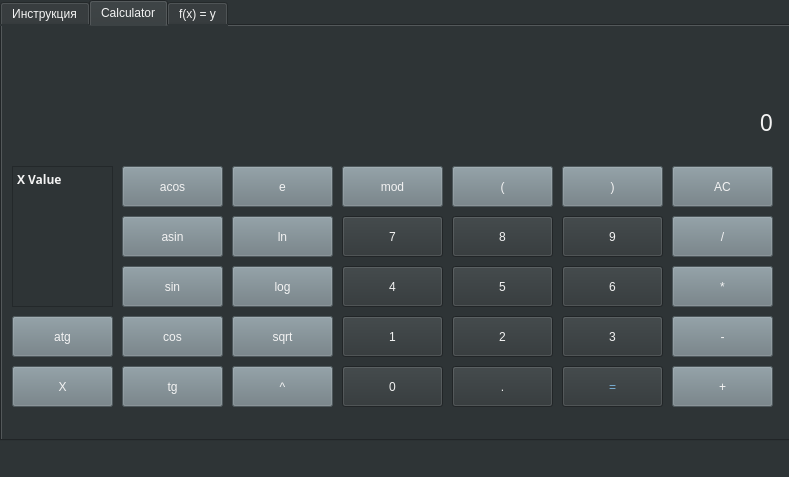
<?xml version="1.0" encoding="UTF-8"?>
<ui version="4.0">
 <class>MainWindow</class>
 <widget class="QMainWindow" name="MainWindow">
  <property name="geometry">
   <rect>
    <x>0</x>
    <y>0</y>
    <width>789</width>
    <height>477</height>
   </rect>
  </property>
  <property name="windowTitle">
   <string>SmartCalc</string>
  </property>
  <property name="styleSheet">
   <string notr="true">background-color: rgb(46, 52, 54);
color: rgb(243, 243, 243);</string>
  </property>
  <widget class="QWidget" name="centralwidget">
   <widget class="QTabWidget" name="tabWidget">
    <property name="geometry">
     <rect>
      <x>0</x>
      <y>0</y>
      <width>801</width>
      <height>441</height>
     </rect>
    </property>
    <property name="currentIndex">
     <number>1</number>
    </property>
    <widget class="QWidget" name="tab_3">
     <attribute name="title">
      <string>Инструкция</string>
     </attribute>
     <widget class="QWidget" name="verticalLayoutWidget">
      <property name="geometry">
       <rect>
        <x>0</x>
        <y>-1</y>
        <width>781</width>
        <height>411</height>
       </rect>
      </property>
      <layout class="QVBoxLayout" name="verticalLayout">
       <item>
        <widget class="QTextBrowser" name="textBrowser">
         <property name="html">
          <string>&lt;!DOCTYPE HTML PUBLIC &quot;-//W3C//DTD HTML 4.0//EN&quot; &quot;http://www.w3.org/TR/REC-html40/strict.dtd&quot;&gt;
&lt;html&gt;&lt;head&gt;&lt;meta name=&quot;qrichtext&quot; content=&quot;1&quot; /&gt;&lt;meta charset=&quot;utf-8&quot; /&gt;&lt;style type=&quot;text/css&quot;&gt;
p, li { white-space: pre-wrap; }
hr { height: 1px; border-width: 0; }
&lt;/style&gt;&lt;/head&gt;&lt;body style=&quot; font-family:'Ubuntu Mono Italic'; font-size:14pt; font-weight:400; font-style:normal;&quot;&gt;
&lt;p style=&quot; margin-top:0px; margin-bottom:0px; margin-left:0px; margin-right:0px; -qt-block-indent:0; text-indent:0px;&quot;&gt;Инструкция по работе с SmartCalc V.3:&lt;/p&gt;
&lt;p style=&quot;-qt-paragraph-type:empty; margin-top:0px; margin-bottom:0px; margin-left:0px; margin-right:0px; -qt-block-indent:0; text-indent:0px;&quot;&gt;&lt;br /&gt;&lt;/p&gt;
&lt;p style=&quot; margin-top:0px; margin-bottom:0px; margin-left:0px; margin-right:0px; -qt-block-indent:0; text-indent:0px;&quot;&gt;Калькулятор имеет 2 режима работы:&lt;/p&gt;
&lt;p style=&quot;-qt-paragraph-type:empty; margin-top:0px; margin-bottom:0px; margin-left:0px; margin-right:0px; -qt-block-indent:0; text-indent:0px;&quot;&gt;&lt;br /&gt;&lt;/p&gt;
&lt;p style=&quot; margin-top:0px; margin-bottom:0px; margin-left:0px; margin-right:0px; -qt-block-indent:0; text-indent:0px;&quot;&gt;1. Расчет алгебраических выражений.&lt;/p&gt;
&lt;p style=&quot;-qt-paragraph-type:empty; margin-top:0px; margin-bottom:0px; margin-left:0px; margin-right:0px; -qt-block-indent:0; text-indent:0px;&quot;&gt;&lt;br /&gt;&lt;/p&gt;
&lt;p style=&quot; margin-top:0px; margin-bottom:0px; margin-left:0px; margin-right:0px; -qt-block-indent:0; text-indent:0px;&quot;&gt;2. Построение графика по алгебраическому выражению.&lt;/p&gt;
&lt;p style=&quot;-qt-paragraph-type:empty; margin-top:0px; margin-bottom:0px; margin-left:0px; margin-right:0px; -qt-block-indent:0; text-indent:0px;&quot;&gt;&lt;br /&gt;&lt;/p&gt;
&lt;p style=&quot;-qt-paragraph-type:empty; margin-top:0px; margin-bottom:0px; margin-left:0px; margin-right:0px; -qt-block-indent:0; text-indent:0px;&quot;&gt;&lt;br /&gt;&lt;/p&gt;&lt;/body&gt;&lt;/html&gt;</string>
         </property>
        </widget>
       </item>
      </layout>
     </widget>
    </widget>
    <widget class="QWidget" name="tab">
     <attribute name="title">
      <string>Calculator</string>
     </attribute>
     <widget class="QPushButton" name="acos">
      <property name="geometry">
       <rect>
        <x>120</x>
        <y>140</y>
        <width>101</width>
        <height>41</height>
       </rect>
      </property>
      <property name="styleSheet">
       <string notr="true">background-color: rgb(109, 123, 129);</string>
      </property>
      <property name="text">
       <string>acos</string>
      </property>
     </widget>
     <widget class="QPushButton" name="X_sign">
      <property name="geometry">
       <rect>
        <x>10</x>
        <y>340</y>
        <width>101</width>
        <height>41</height>
       </rect>
      </property>
      <property name="styleSheet">
       <string notr="true">background-color: rgb(109, 123, 129);</string>
      </property>
      <property name="text">
       <string>X</string>
      </property>
     </widget>
     <widget class="QPushButton" name="leftBR">
      <property name="geometry">
       <rect>
        <x>450</x>
        <y>140</y>
        <width>101</width>
        <height>41</height>
       </rect>
      </property>
      <property name="styleSheet">
       <string notr="true">background-color: rgb(109, 123, 129);</string>
      </property>
      <property name="text">
       <string>(</string>
      </property>
     </widget>
     <widget class="QPushButton" name="cos">
      <property name="geometry">
       <rect>
        <x>120</x>
        <y>290</y>
        <width>101</width>
        <height>41</height>
       </rect>
      </property>
      <property name="styleSheet">
       <string notr="true">background-color: rgb(109, 123, 129);</string>
      </property>
      <property name="text">
       <string>cos</string>
      </property>
     </widget>
     <widget class="QPushButton" name="rightBR">
      <property name="geometry">
       <rect>
        <x>560</x>
        <y>140</y>
        <width>101</width>
        <height>41</height>
       </rect>
      </property>
      <property name="styleSheet">
       <string notr="true">background-color: rgb(109, 123, 129);</string>
      </property>
      <property name="text">
       <string>)</string>
      </property>
     </widget>
     <widget class="QLabel" name="label">
      <property name="geometry">
       <rect>
        <x>0</x>
        <y>70</y>
        <width>771</width>
        <height>51</height>
       </rect>
      </property>
      <property name="font">
       <font>
        <family>MathJax_Math</family>
        <pointsize>17</pointsize>
       </font>
      </property>
      <property name="styleSheet">
       <string notr="true">background-color: rgb(46, 52, 54);
</string>
      </property>
      <property name="text">
       <string>0</string>
      </property>
      <property name="alignment">
       <set>Qt::AlignRight|Qt::AlignTrailing|Qt::AlignVCenter</set>
      </property>
      <property name="margin">
       <number>10</number>
      </property>
     </widget>
     <widget class="QPushButton" name="ln">
      <property name="geometry">
       <rect>
        <x>230</x>
        <y>190</y>
        <width>101</width>
        <height>41</height>
       </rect>
      </property>
      <property name="styleSheet">
       <string notr="true">background-color: rgb(109, 123, 129);</string>
      </property>
      <property name="text">
       <string>ln</string>
      </property>
     </widget>
     <widget class="QPushButton" name="miltiply">
      <property name="geometry">
       <rect>
        <x>670</x>
        <y>240</y>
        <width>101</width>
        <height>41</height>
       </rect>
      </property>
      <property name="styleSheet">
       <string notr="true">background-color: rgb(109, 123, 129);</string>
      </property>
      <property name="text">
       <string>*</string>
      </property>
     </widget>
     <widget class="QPushButton" name="mod">
      <property name="geometry">
       <rect>
        <x>340</x>
        <y>140</y>
        <width>101</width>
        <height>41</height>
       </rect>
      </property>
      <property name="styleSheet">
       <string notr="true">background-color: rgb(109, 123, 129);</string>
      </property>
      <property name="text">
       <string>mod</string>
      </property>
     </widget>
     <widget class="QPushButton" name="button9">
      <property name="geometry">
       <rect>
        <x>560</x>
        <y>190</y>
        <width>101</width>
        <height>41</height>
       </rect>
      </property>
      <property name="text">
       <string>9</string>
      </property>
     </widget>
     <widget class="QPushButton" name="result">
      <property name="geometry">
       <rect>
        <x>560</x>
        <y>340</y>
        <width>101</width>
        <height>41</height>
       </rect>
      </property>
      <property name="styleSheet">
       <string notr="true">
color: rgb(120, 174, 213);</string>
      </property>
      <property name="text">
       <string>=</string>
      </property>
     </widget>
     <widget class="QPushButton" name="e">
      <property name="geometry">
       <rect>
        <x>230</x>
        <y>140</y>
        <width>101</width>
        <height>41</height>
       </rect>
      </property>
      <property name="autoFillBackground">
       <bool>false</bool>
      </property>
      <property name="styleSheet">
       <string notr="true">background-color: rgb(109, 123, 129);</string>
      </property>
      <property name="text">
       <string>e</string>
      </property>
     </widget>
     <widget class="QPushButton" name="dub">
      <property name="geometry">
       <rect>
        <x>450</x>
        <y>340</y>
        <width>101</width>
        <height>41</height>
       </rect>
      </property>
      <property name="text">
       <string>.</string>
      </property>
     </widget>
     <widget class="QPushButton" name="asin">
      <property name="geometry">
       <rect>
        <x>120</x>
        <y>190</y>
        <width>101</width>
        <height>41</height>
       </rect>
      </property>
      <property name="styleSheet">
       <string notr="true">background-color: rgb(109, 123, 129);</string>
      </property>
      <property name="text">
       <string>asin</string>
      </property>
     </widget>
     <widget class="QPlainTextEdit" name="X_Value">
      <property name="geometry">
       <rect>
        <x>10</x>
        <y>140</y>
        <width>101</width>
        <height>141</height>
       </rect>
      </property>
      <property name="font">
       <font>
        <family>MathJax_Math</family>
        <bold>true</bold>
       </font>
      </property>
      <property name="layoutDirection">
       <enum>Qt::LeftToRight</enum>
      </property>
      <property name="autoFillBackground">
       <bool>true</bool>
      </property>
      <property name="plainText">
       <string>X Value</string>
      </property>
      <property name="centerOnScroll">
       <bool>false</bool>
      </property>
     </widget>
     <widget class="QPushButton" name="divivsion">
      <property name="geometry">
       <rect>
        <x>670</x>
        <y>190</y>
        <width>101</width>
        <height>41</height>
       </rect>
      </property>
      <property name="styleSheet">
       <string notr="true">background-color: rgb(109, 123, 129);</string>
      </property>
      <property name="text">
       <string>/</string>
      </property>
     </widget>
     <widget class="QPushButton" name="drop">
      <property name="geometry">
       <rect>
        <x>670</x>
        <y>140</y>
        <width>101</width>
        <height>41</height>
       </rect>
      </property>
      <property name="styleSheet">
       <string notr="true">background-color: rgb(109, 123, 129);</string>
      </property>
      <property name="text">
       <string>AC</string>
      </property>
     </widget>
     <widget class="QPushButton" name="button3">
      <property name="geometry">
       <rect>
        <x>560</x>
        <y>290</y>
        <width>101</width>
        <height>41</height>
       </rect>
      </property>
      <property name="styleSheet">
       <string notr="true"/>
      </property>
      <property name="text">
       <string>3</string>
      </property>
     </widget>
     <widget class="QPushButton" name="button6">
      <property name="geometry">
       <rect>
        <x>560</x>
        <y>240</y>
        <width>101</width>
        <height>41</height>
       </rect>
      </property>
      <property name="text">
       <string>6</string>
      </property>
     </widget>
     <widget class="QPushButton" name="zero">
      <property name="geometry">
       <rect>
        <x>340</x>
        <y>340</y>
        <width>101</width>
        <height>41</height>
       </rect>
      </property>
      <property name="text">
       <string>0</string>
      </property>
     </widget>
     <widget class="QPushButton" name="sqrt">
      <property name="geometry">
       <rect>
        <x>230</x>
        <y>290</y>
        <width>101</width>
        <height>41</height>
       </rect>
      </property>
      <property name="styleSheet">
       <string notr="true">background-color: rgb(109, 123, 129);</string>
      </property>
      <property name="text">
       <string>sqrt</string>
      </property>
     </widget>
     <widget class="QPushButton" name="button2">
      <property name="geometry">
       <rect>
        <x>450</x>
        <y>290</y>
        <width>101</width>
        <height>41</height>
       </rect>
      </property>
      <property name="text">
       <string>2</string>
      </property>
     </widget>
     <widget class="QPushButton" name="atg">
      <property name="geometry">
       <rect>
        <x>10</x>
        <y>290</y>
        <width>101</width>
        <height>41</height>
       </rect>
      </property>
      <property name="styleSheet">
       <string notr="true">background-color: rgb(109, 123, 129);</string>
      </property>
      <property name="text">
       <string>atg</string>
      </property>
     </widget>
     <widget class="QPushButton" name="square">
      <property name="geometry">
       <rect>
        <x>230</x>
        <y>340</y>
        <width>101</width>
        <height>41</height>
       </rect>
      </property>
      <property name="styleSheet">
       <string notr="true">background-color: rgb(109, 123, 129);</string>
      </property>
      <property name="text">
       <string>^</string>
      </property>
     </widget>
     <widget class="QPushButton" name="button8">
      <property name="geometry">
       <rect>
        <x>450</x>
        <y>190</y>
        <width>101</width>
        <height>41</height>
       </rect>
      </property>
      <property name="text">
       <string>8</string>
      </property>
     </widget>
     <widget class="QPushButton" name="log">
      <property name="geometry">
       <rect>
        <x>230</x>
        <y>240</y>
        <width>101</width>
        <height>41</height>
       </rect>
      </property>
      <property name="styleSheet">
       <string notr="true">background-color: rgb(109, 123, 129);</string>
      </property>
      <property name="text">
       <string>log</string>
      </property>
     </widget>
     <widget class="QPushButton" name="button1">
      <property name="geometry">
       <rect>
        <x>340</x>
        <y>290</y>
        <width>101</width>
        <height>41</height>
       </rect>
      </property>
      <property name="text">
       <string>1</string>
      </property>
     </widget>
     <widget class="QPushButton" name="button5">
      <property name="geometry">
       <rect>
        <x>450</x>
        <y>240</y>
        <width>101</width>
        <height>41</height>
       </rect>
      </property>
      <property name="text">
       <string>5</string>
      </property>
     </widget>
     <widget class="QPushButton" name="tg">
      <property name="geometry">
       <rect>
        <x>120</x>
        <y>340</y>
        <width>101</width>
        <height>41</height>
       </rect>
      </property>
      <property name="styleSheet">
       <string notr="true">background-color: rgb(109, 123, 129);</string>
      </property>
      <property name="text">
       <string>tg</string>
      </property>
     </widget>
     <widget class="QPushButton" name="plus">
      <property name="geometry">
       <rect>
        <x>670</x>
        <y>340</y>
        <width>101</width>
        <height>41</height>
       </rect>
      </property>
      <property name="styleSheet">
       <string notr="true">background-color: rgb(109, 123, 129);</string>
      </property>
      <property name="text">
       <string>+</string>
      </property>
     </widget>
     <widget class="QPushButton" name="minus">
      <property name="geometry">
       <rect>
        <x>670</x>
        <y>290</y>
        <width>101</width>
        <height>41</height>
       </rect>
      </property>
      <property name="styleSheet">
       <string notr="true">background-color: rgb(109, 123, 129);</string>
      </property>
      <property name="text">
       <string>-</string>
      </property>
     </widget>
     <widget class="QPushButton" name="button4">
      <property name="geometry">
       <rect>
        <x>340</x>
        <y>240</y>
        <width>101</width>
        <height>41</height>
       </rect>
      </property>
      <property name="text">
       <string>4</string>
      </property>
     </widget>
     <widget class="QPushButton" name="sin">
      <property name="geometry">
       <rect>
        <x>120</x>
        <y>240</y>
        <width>101</width>
        <height>41</height>
       </rect>
      </property>
      <property name="styleSheet">
       <string notr="true">background-color: rgb(109, 123, 129);</string>
      </property>
      <property name="text">
       <string>sin</string>
      </property>
     </widget>
     <widget class="QPushButton" name="button7">
      <property name="geometry">
       <rect>
        <x>340</x>
        <y>190</y>
        <width>101</width>
        <height>41</height>
       </rect>
      </property>
      <property name="text">
       <string>7</string>
      </property>
     </widget>
    </widget>
    <widget class="QWidget" name="tab_2">
     <attribute name="title">
      <string>f(x) = y</string>
     </attribute>
    </widget>
   </widget>
  </widget>
  <widget class="QStatusBar" name="statusbar"/>
 </widget>
 <resources/>
 <connections/>
</ui>
